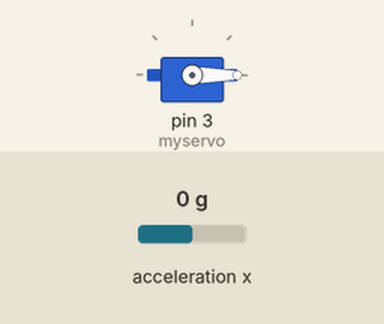
This sketch was run on a simulated Arduino Uno, built with avr-gcc and run on an emulated ATmega328P. Shown: servo. The test bench sets the inputs (shaded band); at power-on: acceleration x 0 g. What the sketch prints to the serial monitor is not drawn.

Above: at 1.2 s.
1.3 s: acceleration x set to 1.4 g
Timing chart, 0 to 4.3 s (numbered marks = the images above; inputs shaded):
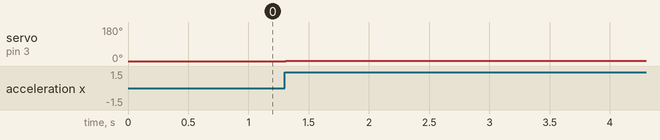

Measured:
- after the input at 1.3 s, servo on pin 3 (myservo): 0° → 1° at once

The sketch:

sketch_final_project.ino
```cpp
#include "Arduino_SensorKit.h"
#include <Servo.h>

Servo myservo;  // create Servo object to control a servo

int potpin = A0;  // analog pin used to connect the potentiometer
int val;    // variable to read the value from the analog pin
int val2;

void setup() {
  myservo.attach(3);
  // put your setup code here, to run once:
  Serial.begin(9600);
  while(!Serial);

  Accelerometer.begin();
}

void loop() {
  // put your main code here, to run repeatedly:
  // 3 axis
  Serial.print("x:");
  val2=Accelerometer.readX();
  Serial.println(Accelerometer.readX());  // Read the X Value

    // scale it for use with the servo (value between 0 and 180)
  myservo.write(Accelerometer.readX());                  // sets the servo position according to the scaled value


  delay(15);
}
```
